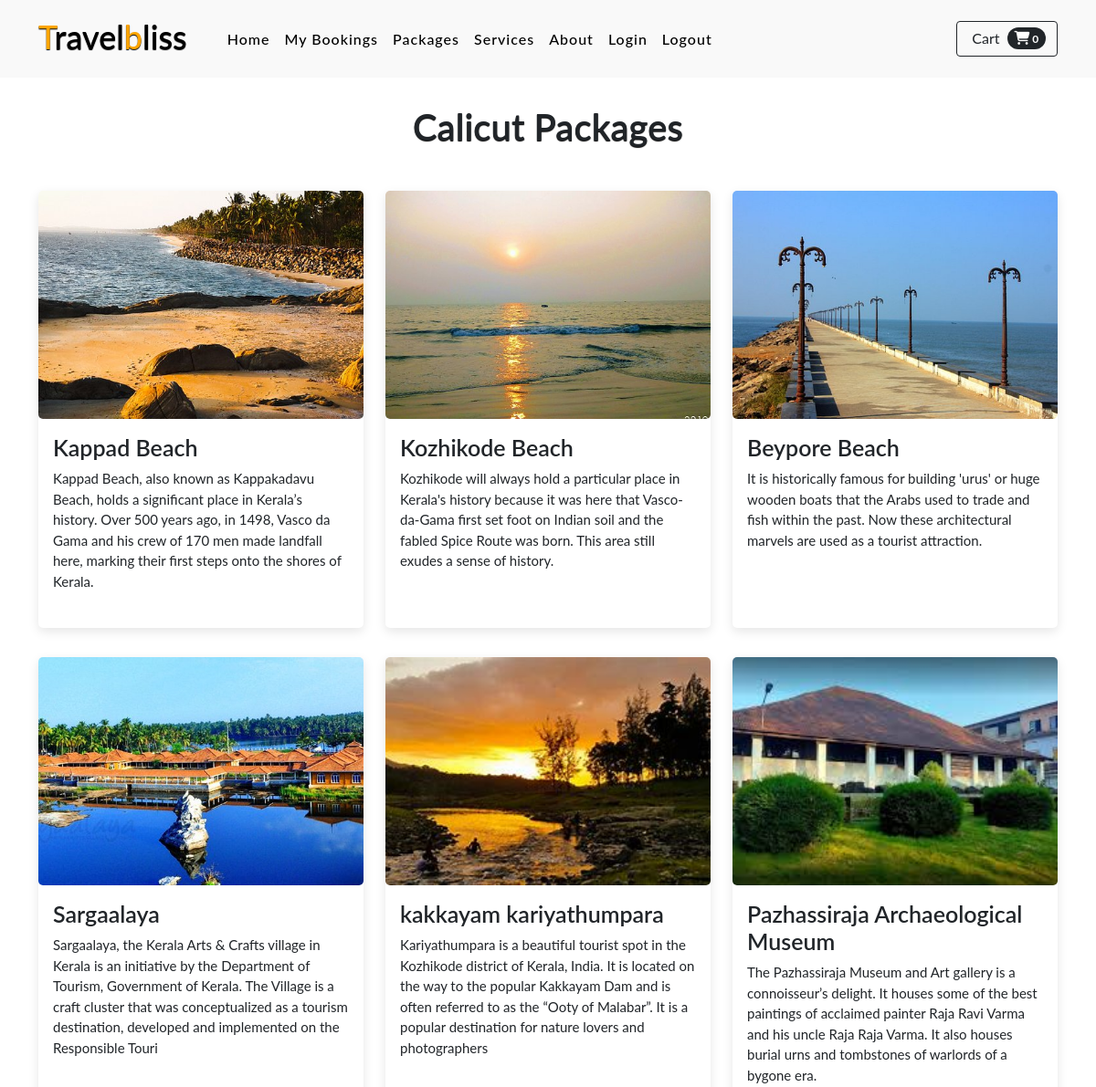
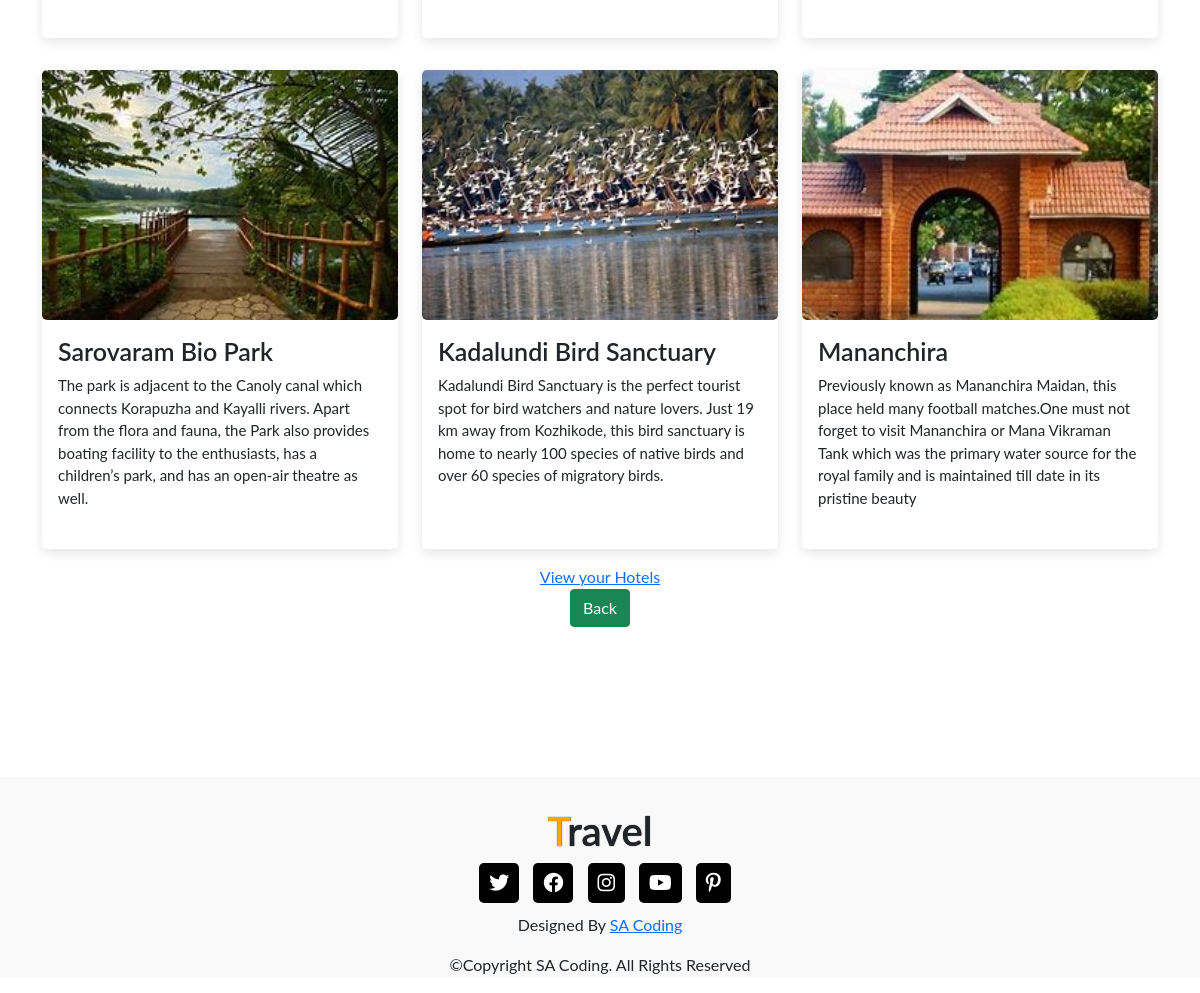
The app's page /cart/list/detail/2 with its own data (2 pictures, top to bottom).
### travelapp/models.py (models this page shows, shortened)
class Packages(models.Model):
    district_name=models.ForeignKey(District,on_delete=models.CASCADE)
    package_name = models.CharField(max_length=100)
    description = models.CharField(max_length=255)
    price = models.PositiveIntegerField()
    duration = models.CharField(max_length=100)
    image = models.ImageField(upload_to='image',null=True)
    is_active = models.BooleanField(default=True)

class PackageDetail(models.Model):
    package_name=models.ForeignKey(Packages,on_delete=models.CASCADE)
    place_name=models.CharField(max_length=100)
    place_description=models.CharField(max_length=255)
    image= models.ImageField(upload_to='image',null=True)

### travelapp/views.py (the view)
# urls.py: path('cart/list/detail/<int:id>',views.CartDetailView.as_view(), name='cart_list_detail_view'),
class CartDetailView(View):
    def get(self,request, *args, **kwargs):
        id=kwargs.get("id")
        package=Packages.objects.get(id=id)
        package_detail= PackageDetail.objects.filter(package_name=package)
        hotel=Packages.objects.get(id=id)
        hotel_detail=Hotel.objects.filter(package_name=hotel)
        return render(request,'cart_list_detailview.html',{'details':package_detail,'package':package,'cart':hotel_detail})

### travelapp/context_processors.py (called while the page is built)
def cart_count_context(request):
    if request.user.is_authenticated:
        count=Carts.objects.filter(user_id=request.user).exclude(status='booked').count()
        return {'count':count}
    else:
        return {'count':0}

### travelapp/templates/cart_list_detailview.html (shortened to what this page needs)
{% extends 'index.html' %}
{% block content %}
<section class="packages" id="packages">
  <div class="container">
    <div class="main-txt">
      <h1>{{package.package_name}}</h1>
    </div>
    <div class="row" style="margin-top: 30px;">
      {% for detail in details %}
      <div class="col-md-4 py-3 py-md-3">
        <div class="card mb-2" style="height: 100%;">
          <div class="image-container">
            <img src="{{detail.image.url}}" alt="">
          </div>
          <div class="card-body" style="height: 100%;">
            <h3>{{detail.place_name}}</h3>
            <p>{{detail.place_description}} </p>
          </div>
        </div>
      </div>
      {% endfor %}
      <br>
      <br>
      <br>
      <div>
        <center><a href="#more" class="read-more-link">View your Hotels</a></center>
      </div>
      <div>
      <center><a href="{% url 'cart_list_view' %}" class="btn btn-success">Back</a>
     </center>
      </div>
    </div>
</section>
{% endblock %}

### travelapp/static/style.css (style rules this page uses)
* { margin: 0; padding: 0; box-sizing: border-box; text-decoration: none; list-style: none; scroll-behavior: smooth; font-family: 'Lato', sans-serif; }
.main-txt h1 { text-align: center; margin-top: 30px; font-weight: 600; text-shadow: 0px 1px 1px black; }
.packages .card { border-radius: 5px; border: none; box-shadow: rgba(0,0,0,0.1) 0px 4px 12px; }
.packages .card img { border-radius: 5px; }
.packages .card .card-body { background: transparent; }
.packages .card .card-body h3 { font-size: 25px; font-weight: 600; }
.packages .card .card-body p { font-size: 15px; }

### travelapp/templates/cart_list_detailview.html (style rules this page uses)
.image-container img { width: 100%; height: 250px; object-fit: cover; }
.read-more-link { display: block; }

### records on screen
Packages: package_name "Calicut Packages"
PackageDetail: image (picture), place_name "Kappad Beach", place_description "Kappad Beach, also known as Kappakadavu Beach, holds a significant place in Kerala’s history. Over 500 years ago, in 1498, Vasco da Gama and his crew of 170 men made landfall here, marking their first steps onto the shores of Kerala."
PackageDetail: image (picture), place_name "Kozhikode Beach", place_description "Kozhikode will always hold a particular place in Kerala's history because it was here that Vasco-da-Gama first set foot on Indian soil and the fabled Spice Route was born. This area still exudes a sense of history."
PackageDetail: image (picture), place_name "Beypore Beach", place_description "It is historically famous for building 'urus' or huge wooden boats that the Arabs used to trade and fish within the past. Now these architectural marvels are used as a tourist attraction."
PackageDetail: image (picture), place_name "Sargaalaya", place_description "Sargaalaya, the Kerala Arts & Crafts village in Kerala is an initiative by the Department of Tourism, Government of Kerala. The Village is a craft cluster that was conceptualized as a tourism destination, developed and implemented on the Responsible Touri"
PackageDetail: image (picture), place_name "kakkayam kariyathumpara", place_description "Kariyathumpara is a beautiful tourist spot in the Kozhikode district of Kerala, India. It is located on the way to the popular Kakkayam Dam and is often referred to as the “Ooty of Malabar”. It is a popular destination for nature lovers and photographers"
PackageDetail: image (picture), place_name "Pazhassiraja Archaeological Museum", place_description "The Pazhassiraja Museum and Art gallery is a connoisseur’s delight. It houses some of the best paintings of acclaimed painter Raja Ravi Varma and his uncle Raja Raja Varma. It also houses burial urns and tombstones of warlords of a bygone era."
PackageDetail: image (picture), place_name "Sarovaram Bio Park", place_description "The park is adjacent to the Canoly canal which connects Korapuzha and Kayalli rivers. Apart from the flora and fauna, the Park also provides boating facility to the enthusiasts, has a children’s park, and has an open-air theatre as well."
PackageDetail: image (picture), place_name "Kadalundi Bird Sanctuary", place_description "Kadalundi Bird Sanctuary is the perfect tourist spot for bird watchers and nature lovers. Just 19 km away from Kozhikode, this bird sanctuary is home to nearly 100 species of native birds and over 60 species of migratory birds."
PackageDetail: image (picture), place_name "Mananchira", place_description "Previously known as Mananchira Maidan, this place held many football matches.One must not forget to visit Mananchira or Mana Vikraman Tank which was the primary water source for the royal family and is maintained till date in its pristine beauty"

### other values on screen
{{ count }} "0"
